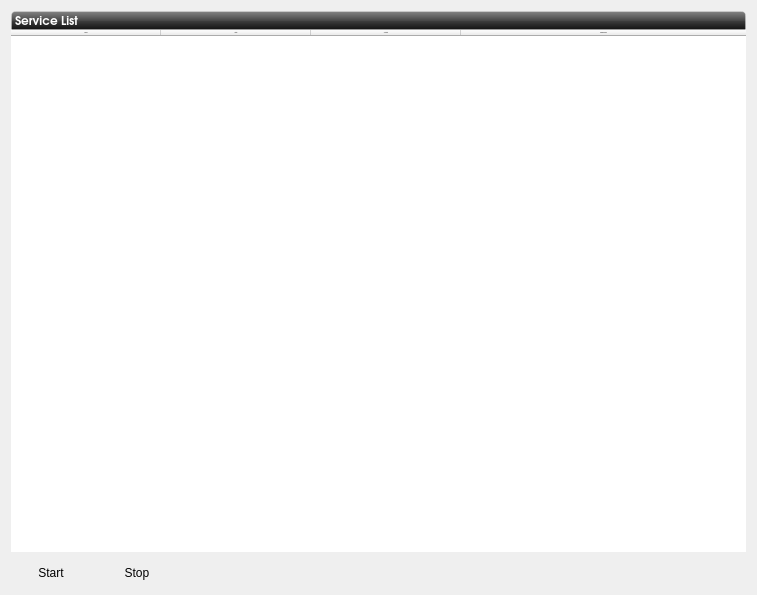
<?xml version="1.0" encoding="UTF-8"?>
<ui version="4.0">
 <class>widgetServices</class>
 <widget class="QWidget" name="widgetServices">
  <property name="geometry">
   <rect>
    <x>0</x>
    <y>0</y>
    <width>757</width>
    <height>595</height>
   </rect>
  </property>
  <property name="windowTitle">
   <string>Services</string>
  </property>
  <property name="windowIcon">
   <iconset resource="services.qrc">
    <normaloff>:/icons/services48.png</normaloff>:/icons/services48.png</iconset>
  </property>
  <layout class="QGridLayout" name="gridLayout">
   <property name="verticalSpacing">
    <number>0</number>
   </property>
   <item row="0" column="0" colspan="3">
    <widget class="QLabel" name="label_6">
     <property name="minimumSize">
      <size>
       <width>0</width>
       <height>0</height>
      </size>
     </property>
     <property name="font">
      <font>
       <family>URW Gothic L</family>
       <pointsize>9</pointsize>
       <weight>75</weight>
       <bold>true</bold>
       <underline>false</underline>
      </font>
     </property>
     <property name="styleSheet">
      <string notr="true">    background-color: qlineargradient(spread:pad, x1:0.5, y1:0, x2:0.5, y2:1, stop:0 rgba(132, 132, 132, 255), stop:0.501481 rgba(70, 70, 70, 255), stop:0.503057 rgba(62, 62, 62, 255), stop:1 rgba(16, 16, 16, 255));
color:rgb(255,255,255);
/*qlineargradient(spread:pad, x1:0.5, y1:1, x2:0.5, y2:0, stop:0 rgba(183, 100, 124, 255), stop:0.0212465 rgba(91, 33, 50, 255), stop:0.521739 rgba(152, 86, 105, 255), stop:0.527174 rgba(155, 98, 115, 255), stop:0.983696 rgba(184, 141, 153, 255), stop:1 rgba(220, 173, 186, 255));*/
/*background-color: qlineargradient(spread:pad, x1:1, y1:1, x2:0, y2:0, stop:0 rgba(219, 219, 219, 100), stop:1 rgba(255, 255, 255, 100));*/
border: 1px solid rgba(255,255,255,50);
border-top-left-radius: 4px;
border-top-right-radius: 4px;</string>
     </property>
     <property name="text">
      <string>Service List</string>
     </property>
     <property name="margin">
      <number>5</number>
     </property>
    </widget>
   </item>
   <item row="1" column="0" colspan="3">
    <widget class="QTableWidget" name="tableWidget">
     <property name="minimumSize">
      <size>
       <width>500</width>
       <height>50</height>
      </size>
     </property>
     <property name="baseSize">
      <size>
       <width>0</width>
       <height>0</height>
      </size>
     </property>
     <property name="font">
      <font>
       <pointsize>-1</pointsize>
       <underline>false</underline>
       <strikeout>false</strikeout>
      </font>
     </property>
     <property name="styleSheet">
      <string notr="true">#tableWidget {
        show-decoration-selected: 1; /* make the selection span the entire width of the view */
        color: #444444;
		border: 0px;
        font-size: 12px;
        text-decoration: none;
        background-color: qlineargradient(spread:pad, x1:0.5, y1:0, x2:0.516304,
            y2:0.653, stop:0 rgba(171, 171, 171, 255), stop:1 rgba(255, 255, 255, 220));
}</string>
     </property>
     <property name="editTriggers">
      <set>QAbstractItemView::NoEditTriggers</set>
     </property>
     <property name="selectionMode">
      <enum>QAbstractItemView::SingleSelection</enum>
     </property>
     <property name="selectionBehavior">
      <enum>QAbstractItemView::SelectRows</enum>
     </property>
     <property name="showGrid">
      <bool>false</bool>
     </property>
     <property name="gridStyle">
      <enum>Qt::SolidLine</enum>
     </property>
     <property name="sortingEnabled">
      <bool>false</bool>
     </property>
     <property name="cornerButtonEnabled">
      <bool>true</bool>
     </property>
     <property name="columnCount">
      <number>4</number>
     </property>
     <attribute name="horizontalHeaderVisible">
      <bool>true</bool>
     </attribute>
     <attribute name="horizontalHeaderCascadingSectionResizes">
      <bool>true</bool>
     </attribute>
     <attribute name="horizontalHeaderDefaultSectionSize">
      <number>150</number>
     </attribute>
     <attribute name="horizontalHeaderHighlightSections">
      <bool>true</bool>
     </attribute>
     <attribute name="horizontalHeaderMinimumSectionSize">
      <number>50</number>
     </attribute>
     <attribute name="horizontalHeaderShowSortIndicator" stdset="0">
      <bool>false</bool>
     </attribute>
     <attribute name="horizontalHeaderStretchLastSection">
      <bool>true</bool>
     </attribute>
     <attribute name="verticalHeaderVisible">
      <bool>false</bool>
     </attribute>
     <attribute name="verticalHeaderStretchLastSection">
      <bool>false</bool>
     </attribute>
     <column>
      <property name="text">
       <string>Service</string>
      </property>
     </column>
     <column>
      <property name="text">
       <string>Status</string>
      </property>
     </column>
     <column>
      <property name="text">
       <string>Auto-start</string>
      </property>
     </column>
     <column>
      <property name="text">
       <string>Package Name</string>
      </property>
     </column>
    </widget>
   </item>
   <item row="3" column="0">
    <widget class="QPushButton" name="pushStart">
     <property name="font">
      <font>
       <pointsize>9</pointsize>
      </font>
     </property>
     <property name="text">
      <string>Start</string>
     </property>
     <property name="flat">
      <bool>true</bool>
     </property>
    </widget>
   </item>
   <item row="3" column="1">
    <widget class="QPushButton" name="pushStop">
     <property name="font">
      <font>
       <pointsize>9</pointsize>
      </font>
     </property>
     <property name="text">
      <string>Stop</string>
     </property>
     <property name="flat">
      <bool>true</bool>
     </property>
    </widget>
   </item>
   <item row="2" column="2">
    <spacer name="verticalSpacer">
     <property name="orientation">
      <enum>Qt::Vertical</enum>
     </property>
     <property name="sizeType">
      <enum>QSizePolicy::Fixed</enum>
     </property>
     <property name="sizeHint" stdset="0">
      <size>
       <width>20</width>
       <height>10</height>
      </size>
     </property>
    </spacer>
   </item>
   <item row="3" column="2">
    <spacer name="horizontalSpacer">
     <property name="orientation">
      <enum>Qt::Horizontal</enum>
     </property>
     <property name="sizeHint" stdset="0">
      <size>
       <width>40</width>
       <height>20</height>
      </size>
     </property>
    </spacer>
   </item>
  </layout>
 </widget>
 <resources>
  <include location="services.qrc"/>
 </resources>
 <connections/>
</ui>
